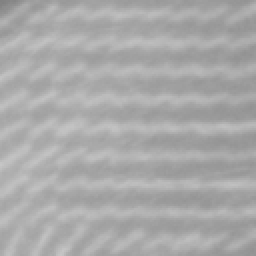
%> input picture Procesamiento de imagenes/New folder/guia6 (1)/Guia6(Salo)/ciego (2)/test_norm2_1.png, 128 x 128 px (shown 2 times larger)
$ octave --eval "result = LBP('test_norm2_1.png');"   (GNU Octave 9; MATLAB toolbox functions it lacks are replaced by stand-ins)
%> lines starting %> are read from the running program, lines starting %| are printed output that depends on the picture
function [VCK]=LBP(name)
%> called with name = 'test_norm2_1.png'


    Im=double(imread(name));
%> Im: size 128x128 double; min 129, max 198, mean 169.4; mean of the top-left, top-right, bottom-left and bottom-right quarters 172.4, 165.1, 174.6, 165.5
    [f,c] = size(Im);
%> f = 128; c = 128
    Pesos=[1 2 4 ; 128 1 8 ; 64 32 16];
    U=zeros(3,3);

    A=0;
    B=0;
    C=0;
    D=0;
    E=0;
    F=0;
    G=0;
    H=0;
    I=0;

        for i=2:1:c-1
            for j=2:1:f-1

                if Im(i-1,j-1) < Im(i,j)
                   U(1,1)=0;
                else if Im(i-1,j-1) >= Im(i,j)
                        U(1,1)=1;
                    end
                end

                if Im(i-1,j) < Im(i,j)
                   U(1,2)=0;
                else if Im(i-1,j) >= Im(i,j)
                        U(1,2)=1;
                    end
                end

                 if Im(i-1,j+1) < Im(i,j)
                    U(1,3)=0;
                 else if Im(i-1,j+1) >= Im(i,j)
                         U(1,3)=1;
                     end
                end

                 if Im(i,j-1) >= Im(i,j)
                   U(2,1)=1;
                 else if Im(i,j-1) < Im(i,j)
                         U(2,1)=0;
                     end
                end

                if Im(i,j) == Im(i,j)
                   U(2,2)=0;
                end

                if Im(i,j+1) < Im(i,j)
                   U(2,3)=0;
                else if Im(i,j+1) >= Im(i,j)
                        U(2,3)=1;
                    end
                end

                  if Im(i+1,j-1) < Im(i,j)
                   U(3,1)=0;
                  else if Im(i+1,j-1) >= Im(i,j)
                          U(3,1)=1;
                      end
                  end

                if Im(i+1,j) < Im(i,j)
                   U(3,2)=0;
                else if Im(i+1,j) >= Im(i,j)
                        U(3,2)=1;
                    end
                end

                if Im(i+1,j+1) < Im(i,j)
                   U(3,3)=0;
                else if Im(i+1,j+1) >= Im(i,j)
                        U(3,3)=1;
                    end
                end

                V=U.*Pesos;

                for x=1:1:3
                    for y=1:1:3

                        Num=V(x,y);

                        if Num==0
                           A=A+1;
                        else if Num==1
                                B=B+1;
                            else if Num==2
                                    C=C+1;
                                else if Num==4
                                        D=D+1;
                                    else if Num==8
                                            E=E+1;
                                        else if Num==16
                                                F=F+1;
                                            else if Num==32
                                                    G=G+1;
                                                else if Num==64
                                                        H=H+1;
                                                    else if Num==128
                                                            I=I+1;
                                                        end
                                                    end
                                                end
                                            end
                                        end
                                    end
                                end
                            end
                        end

                    end
                end


                S=sum(sum(V));

                VCK(i-1,j-1)=S;

            end
        end
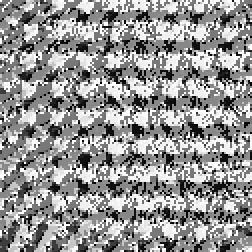
%> VCK: size 126x126 double (shown 2 times larger); min 0, max 255, mean 148.1
%> after the loop, A = 72537; B = 8574; C = 8483; D = 8444; E = 9154; F = 8449; G = 8682; H = 8916; I = 9645; U = [0 0 1; 1 0 1; 1 1 1]

    Hist=[A,B,C,D,E,F,G,H,I];
%> Hist = [72537 8574 8483 8444 9154 8449 8682 8916 9645]
%> `result = LBP('test_norm2_1.png');`:
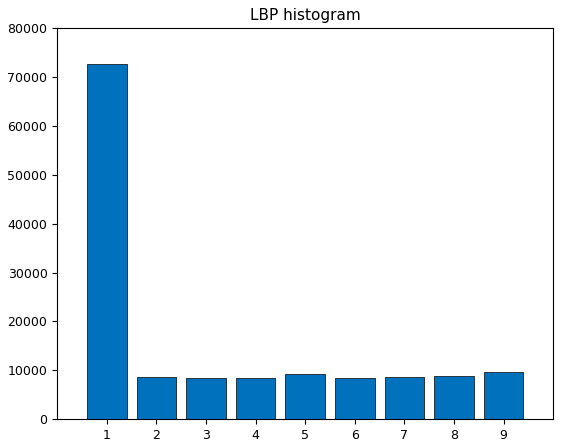
%> figure redrawn from the program's plot data; tallest bar 72537 high, from x = 0.6 to 1.4
    % Nums=['0','1','2','4','8','16','32','64','128'];
    Nums=[0,1,2,4,8,16,32,64,128];
    figure,
    bar(Hist);
    title('LBP histogram')

end

$ run again, on Procesamiento de imagenes/New folder/guia6 (1)/Guia6(Salo)/ciego (2)/test_norm2_10.png
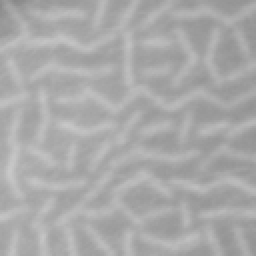
%> input picture Procesamiento de imagenes/New folder/guia6 (1)/Guia6(Salo)/ciego (2)/test_norm2_10.png, 128 x 128 px (shown 2 times larger)
%> after the loop in LBP, `for i=2:1:c-1`:
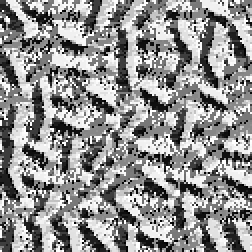
%> VCK: size 126x126 double (shown 2 times larger); min 0, max 255, mean 145.1
%> after the loop in LBP, `for i=2:1:c-1`: A = 72566; B = 8636; C = 8699; D = 8486; E = 8877; F = 8557; G = 8955; H = 8893; I = 9215; U = [1 0 0; 1 0 0; 1 1 0]
%> Hist = [72566 8636 8699 8486 8877 8557 8955 8893 9215]

$ run again, on Procesamiento de imagenes/New folder/guia6 (1)/Guia6(Salo)/ciego (2)/test_norm2_14.png
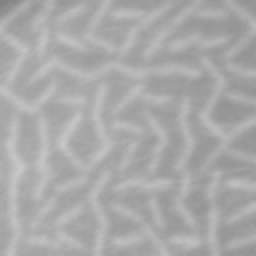
%> input picture Procesamiento de imagenes/New folder/guia6 (1)/Guia6(Salo)/ciego (2)/test_norm2_14.png, 128 x 128 px (shown 2 times larger)
%> after the loop in LBP, `for i=2:1:c-1`:
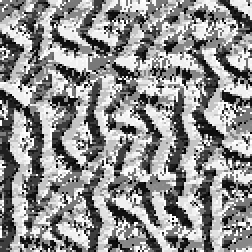
%> VCK: size 126x126 double (shown 2 times larger); min 0, max 255, mean 143.6
%> after the loop in LBP, `for i=2:1:c-1`: A = 72668; B = 8604; C = 8797; D = 8617; E = 8853; F = 8504; G = 8903; H = 8884; I = 9054; U = [0 0 1; 1 0 1; 1 1 1]
%> Hist = [72668 8604 8797 8617 8853 8504 8903 8884 9054]
